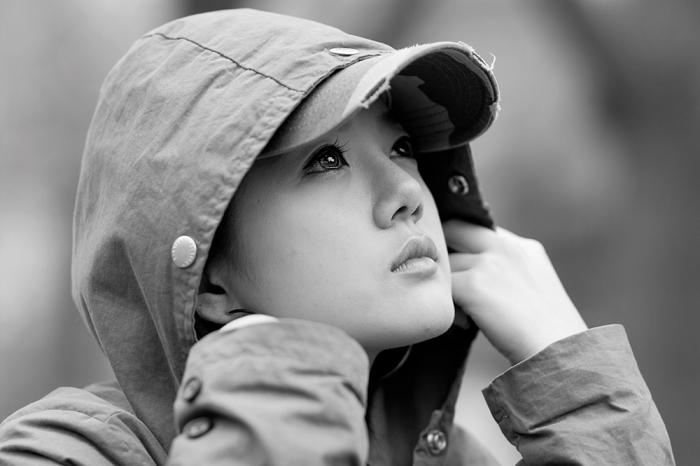
#> input picture BTLXLA_B20DCCN045_Hoàng Văn An/amban.jpg, 700 x 466 px, found by its file name
$ python Thresholding.py
#> lines starting #> are read from the running program, lines starting #| are printed output that depends on the picture; after the words box and inside, x2 and y2 are one past the last pixel; in counts of white or black regions, pixels touching at a corner belong together
import cv2
import numpy as np
import matplotlib.pyplot as plt
img = cv2.imread('amban.jpg', cv2.IMREAD_GRAYSCALE)
#> img: shape (466, 700); min 0, max 255, mean 133.7
_, thresholded_img = cv2.threshold(img, 1, 255, cv2.THRESH_BINARY)
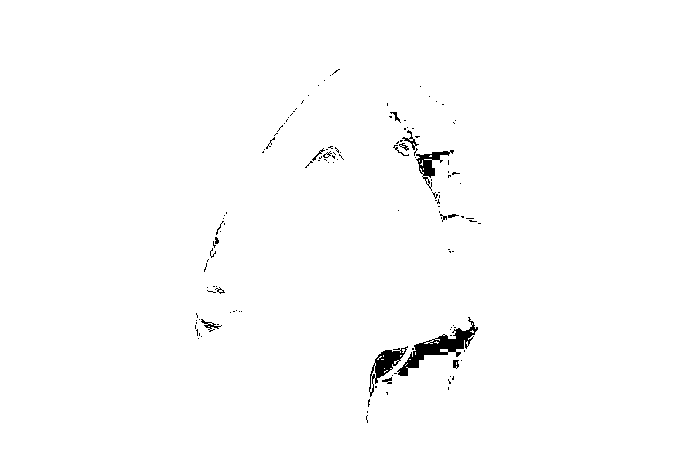
#> thresholded_img: shape (466, 700); 99% white; 134 black regions (116 under 20 px), largest, box (x1, y1, x2, y2) and area: (397, 317, 478, 376) 1173, (369, 346, 408, 397) 589, (416, 150, 454, 191) 430
plt.subplot(1, 2, 1)
plt.imshow(img, cmap='gray')
plt.title('Ảnh Gốc')
plt.axis('off')
plt.subplot(1, 2, 2)
plt.imshow(thresholded_img, cmap='gray')
plt.title('Ảnh Sau Phân Ngưỡng')
plt.axis('off')
plt.show()
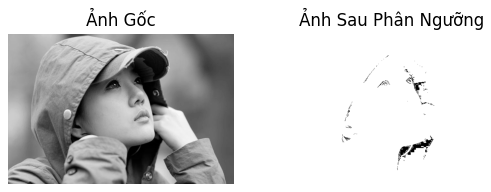
#> figure drawn by matplotlib, 2 panels
